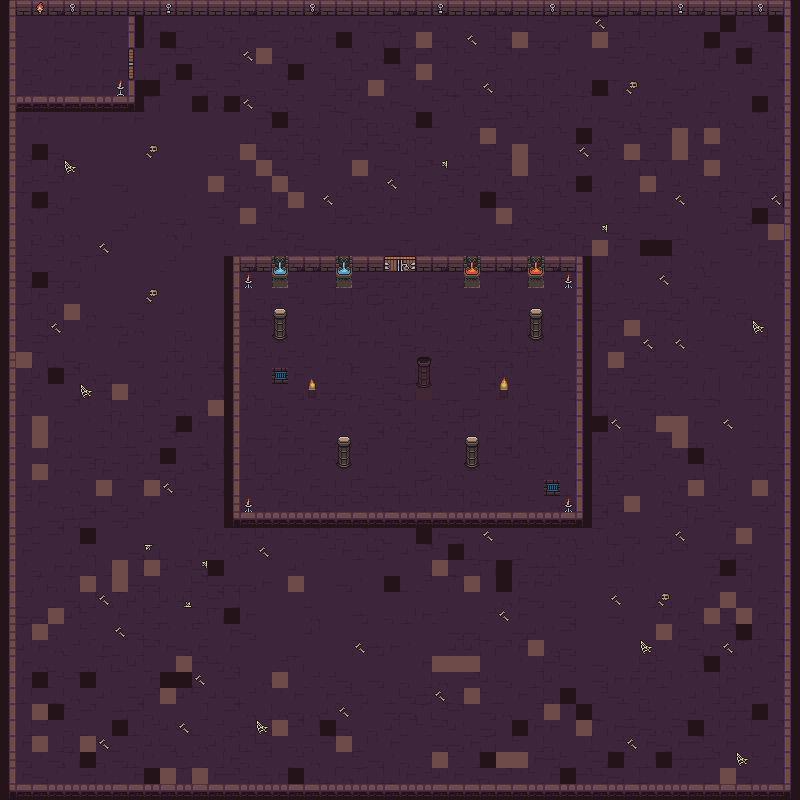

Rendered tile map (Tiled .tmx) drawn with the repository's tilesets; below, a short description and the map source with its tile grids summarised:
An orthogonal 50x50 tile map with 16x16 px tiles, 2 tile layers (Main Layer, Extra Floor), 3 tilesets.

<map version="1.4" tiledversion="1.4.3" orientation="orthogonal" renderorder="right-down" width="50" height="50" tilewidth="16" tileheight="16" infinite="0" nextlayerid="3" nextobjectid="1">
 <tileset firstgid="1" source="../Textures/Dungeon Set 2.tsx" />
 <tileset firstgid="101" source="../Textures/Dungeon Set.tsx" />
 <tileset firstgid="1125" source="../Textures/Dungean 3.tsx" />
 <layer id="1" name="Main Layer" width="50" height="50">
  <data>[2500 cells, 2500 non-empty, 46 distinct tile ids]</data>
 </layer>
 <layer id="2" name="Extra Floor" width="50" height="50">
  <data>[2500 cells, 2312 non-empty, 66 distinct tile ids]</data>
 </layer>
</map>
